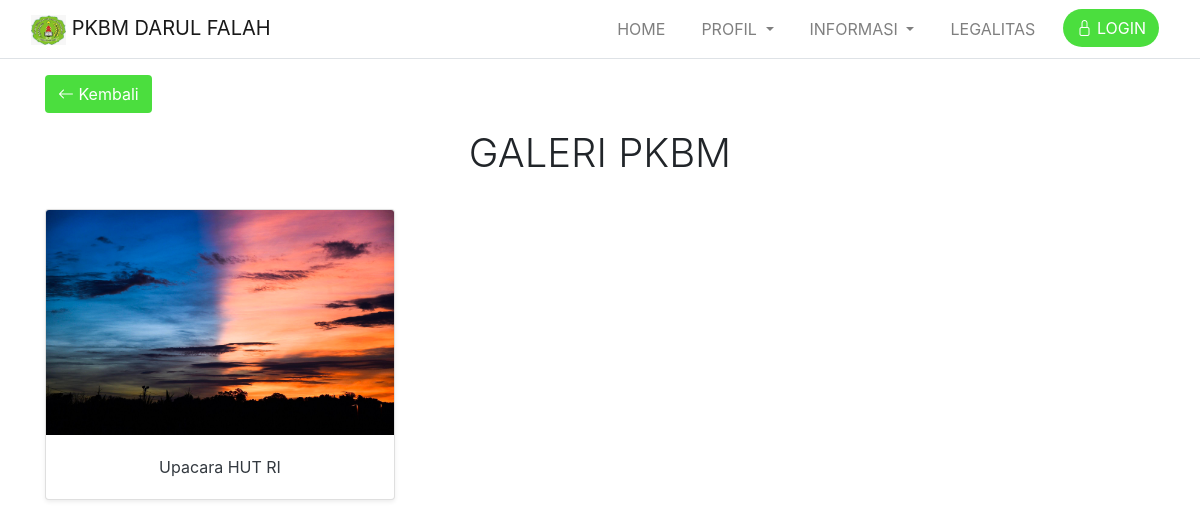
/index.php/home/galeri, run on the app's committed database.
### tables this page shows
CREATE TABLE `tbl_profil` (
  `id_profil` int(11) NOT NULL,
  `nama` varchar(255) DEFAULT NULL,
  `logo` text DEFAULT NULL,
  `no_telp` varchar(255) DEFAULT NULL,
  `email` varchar(255) DEFAULT NULL
);

CREATE TABLE `tbl_galeri` (
  `id_galeri` int(11) NOT NULL,
  `nama_galeri` varchar(255) DEFAULT NULL,
  `sampul_galeri` text DEFAULT NULL
);

### application/controllers/Home.php (called while the page is built, shortened)
<?php
class Home extends CI_Controller {
    public function __construct() {
        $this->load->model('m_home');
    }
    public function galeri() {
        $this->load->library('pagination');
        $config['base_url'] = base_url('galeri');
        $config['total_rows'] = count($this->m_home->total_galeri());
        $config['per_page'] = 6;
        $limit = $config['per_page'];
        $start = ($this->uri->segment(2)) ? ($this->uri->segment(2)) : 0;
        $config['first_link']       = 'First';
        $config['last_link']        = 'Last';
        $config['next_link']        = 'Next';
        $config['prev_link']        = 'Prev';
        $config['full_tag_open']    = '<div class="pagging text-center"><nav><ul class="pagination">';
        $config['full_tag_close']   = '</ul></nav></div>';
        $config['num_tag_open']     = '<li class="page-item"><span class="page-link">';
        $config['num_tag_close']    = '</span></li>';
        $config['cur_tag_open']     = '<li class="page-item active"><span class="page-link">';
        $config['cur_tag_close']    = '<span class="sr-only"></span></span></li>';
        $config['next_tag_open']    = '<li class="page-item"><span class="page-link">';
        $config['next_tagl_close']  = '<span aria-hidden="true"></span></span></li>';
        $config['prev_tag_open']    = '<li class="page-item"><span class="page-link">';
        $config['prev_tagl_close']  = '</span></li>';
        $config['first_tag_open']   = '<li class="page-item"><span class="page-link">';
        $config['first_tagl_close'] = '</span></li>';
        $config['last_tag_open']    = '<li class="page-item"><span class="page-link">';
        $config['last_tagl_close']  = '</span></li>';
        $this->pagination->initialize($config);
        $data = array(
            'profil' => $this->m_home->profil(),
            'paginasi' => $this->pagination->create_links(),
            'galeri' => $this->m_home->galeri($limit, $start),
        );
        $this->load->view('page-galeri', $data, FALSE);
    }
}

### index.php (called while the page is built, shortened)
<?php
require_once BASEPATH.'core/CodeIgniter.php';

### application/models/M_home.php (called while the page is built, shortened)
<?php
class M_home extends CI_Model {
    public function profil() {
        $this->db->select('*');
        $this->db->from('tbl_profil');
        $this->db->where('id_profil', 1);
        return $this->db->get()->row();
    }
    public function galeri($limit, $start) {
        $this->db->select('*');
        $this->db->from('tbl_galeri');
        $this->db->order_by('id_galeri', 'desc');
        $this->db->limit($limit, $start);
        return $this->db->get()->result();
    }
    public function total_galeri() {
        $this->db->select('*');
        $this->db->from('tbl_galeri');
        $this->db->order_by('id_galeri', 'desc');
        return $this->db->get()->result();
    }
}

### application/config/config.php (called while the page is built, shortened)
<?php
$config['base_url'] = 'http://localhost/pkbm-darul-falah/';
$config['index_page'] = '';
$config['uri_protocol']	= 'REQUEST_URI';
$config['url_suffix'] = '';
$config['language']	= 'english';
$config['charset'] = 'UTF-8';
$config['enable_hooks'] = FALSE;
$config['subclass_prefix'] = 'MY_';
$config['composer_autoload'] = FALSE;
$config['permitted_uri_chars'] = 'a-z 0-9~%.:_\-@\=';
$config['enable_query_strings'] = FALSE;
$config['controller_trigger'] = 'c';
$config['function_trigger'] = 'm';
$config['directory_trigger'] = 'd';
$config['allow_get_array'] = TRUE;
$config['log_threshold'] = 0;
$config['log_path'] = '';
$config['log_file_extension'] = '';
$config['log_file_permissions'] = 0644;
$config['log_date_format'] = 'Y-m-d H:i:s';
$config['error_views_path'] = '';
$config['cache_path'] = '';
$config['cache_query_string'] = FALSE;
$config['encryption_key'] = '';
$config['sess_driver'] = 'files';
$config['sess_cookie_name'] = 'ci_session';
$config['sess_expiration'] = 7200;
$config['sess_save_path'] = NULL;
$config['sess_match_ip'] = FALSE;
$config['sess_time_to_update'] = 300;
$config['sess_regenerate_destroy'] = FALSE;
$config['cookie_prefix']	= '';
$config['cookie_domain']	= '';
$config['cookie_path']		= '/';
$config['cookie_secure']	= FALSE;
$config['cookie_httponly'] 	= FALSE;
$config['standardize_newlines'] = FALSE;
$config['global_xss_filtering'] = FALSE;
$config['csrf_protection'] = FALSE;
$config['csrf_token_name'] = 'csrf_test_name';
$config['csrf_cookie_name'] = 'csrf_cookie_name';
$config['csrf_expire'] = 7200;
$config['csrf_regenerate'] = TRUE;
$config['csrf_exclude_uris'] = array();
$config['compress_output'] = FALSE;
$config['time_reference'] = 'local';
$config['rewrite_short_tags'] = FALSE;
$config['proxy_ips'] = '';

### application/views/page-galeri.php (the view, shortened to what this page needs)
<!doctype html>
<html lang="en">
<head>
    <?php $this->load->view('inc/styles') ?>
</head>
<body>
    <header>
        <?php $this->load->view('inc/nav') ?>
        <main class="mt-3">
            <div class="container mb-5">
                <p>
                    <a href="<?= base_url('/') ?>" class="btn btn-md btn-default" id="custom-green2"><i class="bi bi-arrow-left"></i> Kembali</a>
                </p>
                <h1 class="display-6 text-center">GALERI PKBM</h1>
                <div class="row row-cols-1 row-cols-sm-2 row-cols-md-3 g-3 mt-3 mb-3">
                    <?php foreach ($galeri as $key => $value) { ?>
                    <div class="col mt-3">
                        <div class="card shadow-sm">
                            <?php
                                if ($value->sampul_galeri != "") {
                                    $image = $value->sampul_galeri;
                                } else {
                                    $image = "default.png";
                                }
                            ?>
                            <img src="<?=base_url('assets/image/sampul_galeri/'.$image)?>" class="bd-placeholder-img card-img-top" width="100%" height="225" alt="Thumbnail">
                            <div class="card-body text-center">
                                <a class="card-title text-decoration-none text-dark stretched-link" href="<?=base_url('/galeri/detail-galeri/'.$value->id_galeri)?>"><?=$value->nama_galeri?></a>
                            </div>
                        </div>
                    </div>
                    <?php } ?>
                </div>
            </div>
        </main>
</body>
</html>

### application/views/inc/nav.php (shortened to what this page needs)
<nav class="navbar navbar-expand-lg navbar-light border-bottom">
    <div class="container-fluid">
        <a class="navbar-brand" href="<?= base_url('/') ?>">
          <img src="<?=base_url('assets/image/logo/'.$profil->logo)?>" alt="Logo" width="35" height="30"> <?=strtoupper($profil->nama);?>
      	</a>
        <div class="collapse navbar-collapse" id="navbarSupportedContent">
            <ul class="navbar-nav ms-auto mb-2 mb-lg-0">
                <li class="nav-item">
                    <a class="nav-link" id="home" href="<?= base_url('/') ?>">
                        HOME
                    </a>
                </li>
                <li class="nav-item dropdown">
                    <a class="nav-link dropdown-toggle" href="#" id="profil" role="button"
                        data-bs-toggle="dropdown" aria-expanded="false">
                        PROFIL
                    </a>
                </li>
                <li class="nav-item dropdown">
                    <a class="nav-link dropdown-toggle" href="#" id="informasi" role="button"
                        data-bs-toggle="dropdown" aria-expanded="false">
                        INFORMASI
                    </a>
                </li>
                <li class="nav-item">
                    <a class="nav-link<?php if ($this->input->get('page') == 'legalitas') { echo ' active'; } ?>" id="legalitas" href="<?= base_url('legalitas') ?>">
                        LEGALITAS
                    </a>
                </li>
                <li class="nav-item">
                    <?php
                    if ($this->session->userdata('username') != '') {
                        if ($this->session->userdata('level') == 1) { ?>
                            <a class="btn rounded-pill" id="custom-green2" href="<?= base_url('admin') ?>"><i class="bi bi-person"></i> Halaman Admin</a>
                        <?php } else if ($this->session->userdata('level') == 2) { ?>
                            <a class="btn rounded-pill" id="custom-green2" href="<?= base_url('admin') ?>"><i class="bi bi-person"></i> Halaman Guru</a>
                        <?php } else if ($this->session->userdata('level') == 3) { ?>
                            <a class="btn rounded-pill" id="custom-green2" href="<?= base_url('admin') ?>"><i class="bi bi-person"></i> Halaman Siswa</a>
                        <?php } else { ?>
                        <?php }
                    } else { ?>
                        <a class="btn rounded-pill" id="custom-green2" href="<?= base_url('login') ?>"><i class="bi bi-lock"></i> LOGIN</a>
                    <?php } ?>
                </li>
            </ul>
        </div>
    </div>
</nav>

### assets/css/style.css (style rules this page uses)
#custom-green2 { background-color: #4BDE3E !important; color: #FFFFFF; }
.navbar-nav>li { margin-left: 10px; margin-right: 10px; }

### data on the page
tbl_profil: logo (placeholder picture), nama "PKBM DARUL FALAH"
tbl_galeri: sampul_galeri (picture), nama_galeri "Upacara HUT RI"
